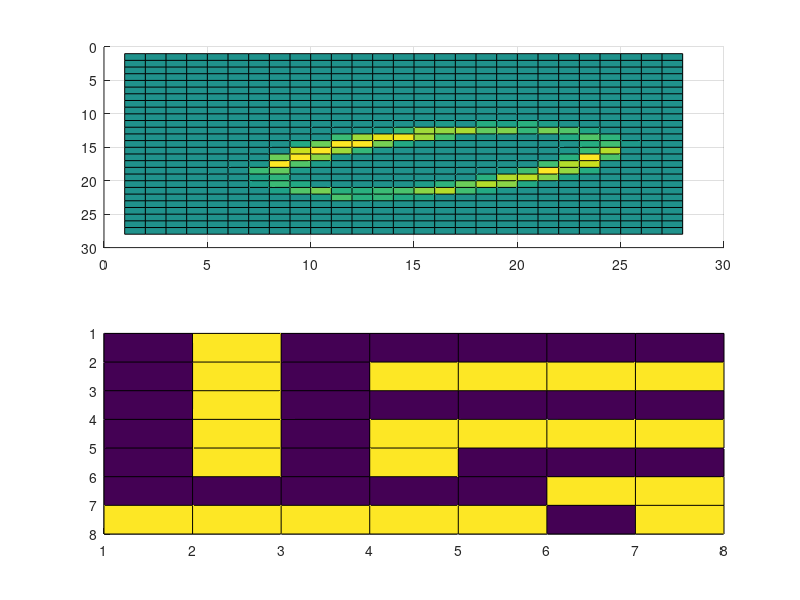

The MATLAB script that drew this image:
clear 
load('DigitDataset/DataSet.mat')
%%
XData1 = DataSet(1).XData(:,:,2);

Kernel = [-1 0  -1;
           0 1 0;
          -1 0  -1];

XData1conv = conv2(XData1,Kernel,'valid');
for it = 1:10
XData1conv = conv2(XData1conv,Kernel,'valid');
end

XData1conv2 = conv2(XData1conv,Kernel);

figure(2)
clf
subplot(2,1,1)
surf(XData1)
caxis([-200 200])
view(0,-90)
subplot(2,1,2)
surf(XData1conv2)
caxis([-200 200])
view(0,-90)
